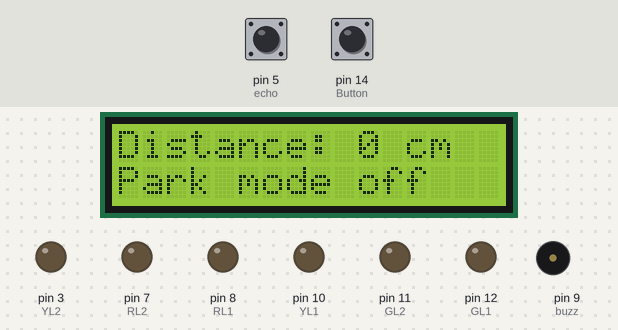
The sketch below on a simulated Arduino Uno, built with avr-gcc and run on an emulated ATmega328P. On the bench: 16×2 character LCD, output pins drawn as LEDs (lit = HIGH), buzzer (waves = sounding). The inputs (shaded band) are chosen by the test bench; at power-on: pin 14 (Button) LOW, pin 5 (echo) LOW. Pins used as bus, display or sensor lines are not drawn.

Above: at 1.6 s.
1.7 s: pin 14 (Button) pulled HIGH for 1 s
At 2.5 s:
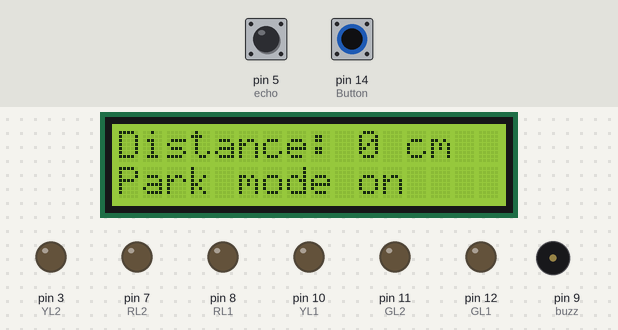
4.7 s: pin 5 (echo) pulsed HIGH 2 times (0.12 s each, 0.3 s apart)
At 5.2 s:
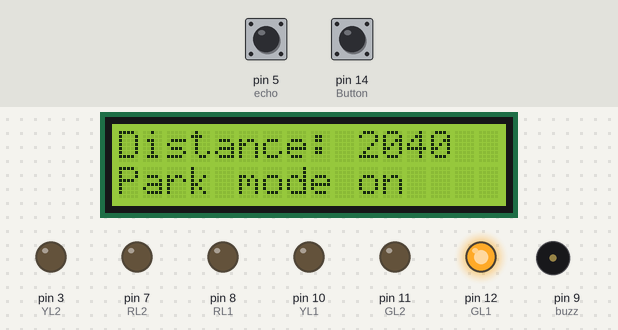
At 7.0 s:
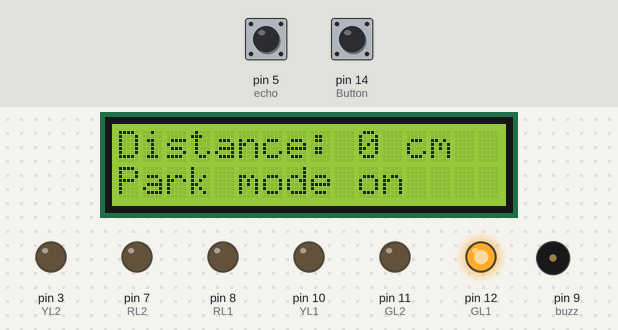
Timing chart, 0 to 14.4 s (numbered marks = the images above; inputs shaded):
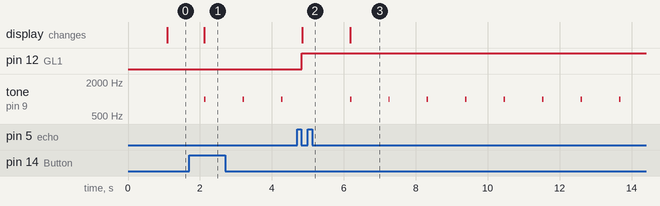

The sketch:

HC_SR04_park.ino
```cpp
#include<LiquidCrystal_I2C.h> //for LCD
#include<Wire.h> //for I2C communication

#define BUZZ PB1 //buzzer pin
#define Button PC0 //button pin
const int buzz = 9;

//LED pins
#define GL1 PB4
#define GL2 PB3
#define YL1 PB2
#define YL2 PD3
#define RL1 PB0
#define RL2 PD7

//HC_SR04 pins
#define TRIGG PD6
#define ECHO PD5

#define MAX_VAL 120
#define HYSTERESIS 3
#define STEP 20

LiquidCrystal_I2C lcd(0x27, 16, 2); //lcd object

unsigned long duration;
unsigned int distance;
unsigned short int old;
unsigned short int flg;

void setup()
{
  //initialize lcd
  lcd.init();
  lcd.backlight();

  //set pins as output
  DDRB|=(1<<GL1) | (1<<GL2) | (1<<YL1) | (1<<RL1) | (1<<BUZZ);
  DDRD|=(1<<RL2) | (1<<YL2) | (1<<TRIGG);
  //set pins as input
  DDRC&=~(1<<ECHO);
  DDRC&=~(1<<Button);

  //timer0_init(); //initialize timer
  //PWM_init();
}

void loop()
{
   int d = get_distance();
   lcd.setCursor(0,0);
   lcd.print("Distance: ");

   if(d < 10)
   {
    lcd.print(d);
    lcd.setCursor(11,0);
    lcd.print(" cm ");
   }
   else if(d < 100 && d >= 10)
   {
    lcd.print(d);
    lcd.setCursor(12,0);
    lcd.print(" cm ");
   }
   else if(d <= 450 && d >= 100)
   {
    lcd.print(d);
    lcd.setCursor(13,0);
    lcd.print(" cm ");
   }
   else
    lcd.print(d);


  if((PINC&(1<<Button)) && !old)
  {
    flg^=1; //toggle flag
  }
  old = PINC&(1<<Button);

  if(!flg)
  {
    //leds off
   PORTB&=~((1<<GL1) | (1<<GL2) | (1<<YL1) | (1<<RL1));
   PORTD&=~((1<<RL2) | (1<<YL2));

   lcd.setCursor(0,1);
   lcd.print("Park mode off ");
  }
  else
  {
    led_indicator(d);
    lcd.setCursor(0,1);
    lcd.print("Park mode on ");

     if (d < 120)
     {
       tone(buzz,1000);
       delay(40);
       noTone(buzz);
       delay(d*4);
     }
  }
}

int get_distance()
{
   PORTD&=~(1<<ECHO); //clear echo pin
   PORTD&=~(1<<TRIGG); //clear trigg pin
   delayMicroseconds(2);
   //set trigg pin for 10 us, so the sensors's transmiter will send pulses
   PORTD|=(1<<TRIGG);
   delayMicroseconds(10);
   //Reads the echoPin, returns the sound wave travel time in microseconds
   duration = pulseIn(ECHO, 1);
   //distance = (speed of sound (0.034 cm/us) * time) / 2 (go and back)
   distance = duration * 0.034 / 2;

   return distance;
}

void led_indicator(int d)
{
  //check distance, and switch leds on/off based on distance value
  if(((d < MAX_VAL) && (d > MAX_VAL-STEP+HYSTERESIS)) || (d > MAX_VAL) )
  {
    //OCR1A=42;
    PORTB|=1<<GL1;
    PORTB&=~(1<<GL2);
    PORTB&=~(1<<YL1);
    PORTD&=~(1<<YL2);
    PORTB&=~(1<<RL1);
    PORTD&=~(1<<RL2);
  }
  else if((d < MAX_VAL-STEP-HYSTERESIS) && (d > MAX_VAL-2*STEP+HYSTERESIS))
  {
    //OCR1A=84;
    PORTB|=1<<GL1;
    PORTB|=1<<GL2;
    PORTB&=~(1<<YL1);
    PORTD&=~(1<<YL2);
    PORTB&=~(1<<RL1);
    PORTD&=~(1<<RL2);
  }
  else if((d < MAX_VAL-2*STEP-HYSTERESIS) && (d > MAX_VAL-3*STEP+HYSTERESIS))
  {
    //OCR1A=126;
    PORTB|=1<<GL1;
    PORTB|=1<<GL2;
    PORTB|=1<<YL1;
    PORTD&=~(1<<YL2);
    PORTB&=~(1<<RL1);
    PORTD&=~(1<<RL2);
  }
  else if((d < MAX_VAL-3*STEP-HYSTERESIS) && (d > MAX_VAL-4*STEP+HYSTERESIS))
  {
    //OCR1A=168;
    PORTB|=1<<GL1;
    PORTB|=1<<GL2;
    PORTB|=1<<YL1;
    PORTD|=1<<YL2;
    PORTB&=~(1<<RL1);
    PORTD&=~(1<<RL2);
  }
  else if((d < MAX_VAL-4*STEP-HYSTERESIS) && (d > MAX_VAL-5*STEP+HYSTERESIS))
  {
    //OCR1A=210;
    PORTB|=1<<GL1;
    PORTB|=1<<GL2;
    PORTB|=1<<YL1;
    PORTD|=1<<YL2;
    PORTB|=1<<RL1;
    PORTD&=~(1<<RL2);
  }
  else if((d < MAX_VAL-5*STEP-HYSTERESIS) && (d > MAX_VAL-6*STEP+HYSTERESIS))
  {
    //OCR1A=255;
    PORTB|=1<<GL1;
    PORTB|=1<<GL2;
    PORTB|=1<<YL1;
    PORTD|=1<<YL2;
    PORTB|=1<<RL1;
    PORTD|=1<<RL2;
  }
}

/*
void PWM_init()
{
  cli();//disable interrupts
  //initialize registers
  TCCR1A=0;
  TCCR1B=0;
  //Clear OC1A/OC1B on compare match (set output to low level).
  TCCR1A|=(1<<COM1A1);
  //fast pwm, 8-bit
  TCCR1A|=(1<<WGM10);
  TCCR1B|=(1<<WGM12);
  //prescaler /1024
  TCCR1B|=(1<<CS12) | (1<<CS10);
  sei();//enable interrupts
}
*/

/*
void timer0_init()
{
  cli(); //stop interrupts for till we make the settings

  TCCR0A = 0;// set entire TCCR2A register to 0
  TCCR0B = 0;// same for TCCR2B
  TCNT0  = 0;//initialize counter value to 0
  // set compare match register for 1khz increments (1ms interrupt occurence)
  OCR0A = 250;// = (16*10^6) / (1000*64) - 1 (must be <256)
  // turn on CTC mode
  TCCR0A |= (1 << WGM01);
  // Set CS01 and CS00 bits for 64 prescaler
  TCCR0B |= (1 << CS01) | (1 << CS00);
  // enable timer compare interrupt
  TIMSK0 |= (1 << OCIE0A);

  sei(); //enable interrupts
}

ISR(TIMER0_COMPA_vect){

}
*/
```

Measured:
- after the input at 1.7 s, tone on pin 9 (buzz): alternates 1000 Hz for 0.04 s and silent for 1.0 s, starting after 0.42 s; the display: changes after 0.42 s (image 1)
- after the input at 4.7 s, pin 12 (GL1): LOW → HIGH after 0.13 s; the display: changes after 0.15 s (image 2)
